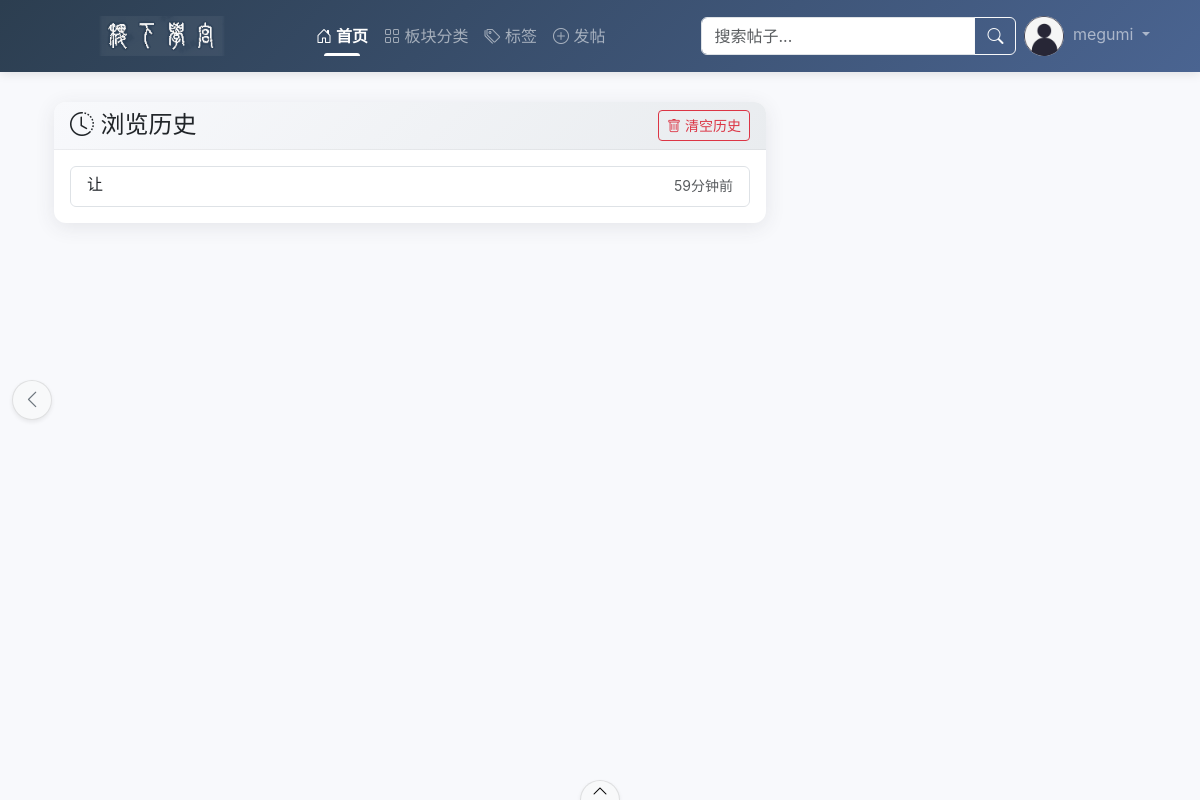
Page /user/megumi/history (signed in) on the committed database.
### app.py (models this page shows, shortened)
class UserModel(UserMixin, db.Model):
    id = db.Column(db.Integer, primary_key=True)
    username = db.Column(db.String(20), unique=True, nullable=False)
    email = db.Column(db.String(120), unique=True, nullable=False)
    phone = db.Column(db.String(20), nullable=True)
    password_hash = db.Column(db.String(128), nullable=False)
    avatar = db.Column(db.String(100), default='/static/images/default_avatar.jpg')
    bio = db.Column(db.Text)
    created_at = db.Column(db.DateTime, default=utc_time)
    last_seen = db.Column(db.DateTime, default=utc_time)
    histories = db.relationship('HistoryModel', backref='user', lazy='dynamic')
    post_count = db.Column(db.Integer, default=0)
    post_likes_received = db.Column(db.Integer, default=0)
    comment_likes_received = db.Column(db.Integer, default=0)
    faction = db.Column(db.String(10))  # 'pro' or 'anti'
    score = db.Column(db.Float, default=1.0)  # 用户分数，初始为1分

class HistoryModel(db.Model):
    id = db.Column(db.Integer, primary_key=True)
    user_id = db.Column(db.Integer, db.ForeignKey('user_model.id'), nullable=False)
    url = db.Column(db.String(255), nullable=False)
    title = db.Column(db.String(100), nullable=False)
    visited_at = db.Column(db.DateTime, default=utc_time)

### app.py (the view)
@app.route('/user/<username>/history')
@login_required
def user_history(username):
    if current_user.username != username:
        flash('无权查看其他用户历史')
        return redirect(url_for('user', username=username))
    history = current_user.histories.order_by(HistoryModel.visited_at.desc()).all()
    return render_template('user/history.html',
                         title=f"{username}的浏览历史",
                         history=history)

### app.py (called while the page is built, shortened)
def utc_time():
    return datetime.now(timezone.utc)

def format_time(dt):
    if dt.tzinfo is None:
        dt = dt.replace(tzinfo=timezone.utc)
    now = utc_time()
    diff = now - dt
    if diff.days > 365:
        return f"{diff.days // 365}年前"
    elif diff.days > 30:
        return f"{diff.days // 30}个月前"
    elif diff.days > 0:
        return f"{diff.days}天前"
    elif diff.seconds > 3600:
        return f"{diff.seconds // 3600}小时前"
    elif diff.seconds > 60:
        return f"{diff.seconds // 60}分钟前"
    else:
        return "刚刚"

@login_manager.user_loader
def load_user(user_id):
    return db.session.get(UserModel, int(user_id))

@app.before_request
def before_request():
    if current_user.is_authenticated:
        current_user.last_seen = utc_time()
        db.session.commit()

def get_hot_tags_with_count(limit=10):
    one_month_ago = utc_time() - timedelta(days=30)
    hot_posts = PostModel.query.filter(PostModel.created_at >= one_month_ago).all()
    tag_counts = {}
    for post in hot_posts:
        if post.tags:
            tags = [tag.strip() for tag in post.tags.split(',')]
            for tag in tags:
                if tag:
                    tag_counts[tag] = tag_counts.get(tag, 0) + 1
    sorted_tags = sorted(tag_counts.items(), key=lambda x: x[1], reverse=True)[:limit]
    return sorted_tags

@app.context_processor
def inject_user():
    latest_posts = PostModel.query.order_by(PostModel.created_at.desc()).limit(5).all()
    hot_tags_with_count = get_hot_tags_with_count()
    return dict(
        current_user=current_user,
        naturaltime=format_time,
        latest_posts=latest_posts,
        hot_tags_with_count=hot_tags_with_count,
        hot_tags=[tag[0] for tag in hot_tags_with_count]  # 保持向后兼容
    )

### templates/user/history.html (shortened to what this page needs)
{% extends "base.html" %}
{% block content %}
<div class="container">
    <div class="row">
        <div class="col-lg-12">
            <div class="card forum-card">
                <div class="card-header bg-white d-flex justify-content-between align-items-center">
                    <h4 class="m-0"><i class="bi bi-clock-history"></i> 浏览历史</h4>
                    <button id="clear-history" class="btn btn-sm btn-outline-danger">
                        <i class="bi bi-trash"></i> 清空历史
                    </button>
                </div>
                <div class="card-body">
                    {% if history %}
                        <div class="list-group">
                            {% for item in history %}
                            <a href="{{ item.url }}" class="list-group-item list-group-item-action">
                                <div class="d-flex justify-content-between">
                                    <h6 class="mb-1">{{ item.title }}</h6>
                                    <small class="text-muted">{{ item.visited_at|naturaltime }}</small>
                                </div>
                            </a>
                            {% endfor %}
                        </div>
                    {% else %}
                        <div class="text-center py-5">
                            <i class="bi bi-clock-history" style="font-size: 3rem; color: #ccc;"></i>
                            <p class="mt-3 text-muted">暂无浏览历史</p>
                        </div>
                    {% endif %}
                </div>
            </div>
        </div>
    </div>
</div>
{% endblock %}

### templates/base.html (shortened to what this page needs)
<!DOCTYPE html>
<html lang="zh-CN">
<head>
    <link href="https://cdn.jsdelivr.net/npm/bootstrap@5.3.0-alpha1/dist/css/bootstrap.min.css" rel="stylesheet">
    <link rel="stylesheet" href="https://cdn.jsdelivr.net/npm/bootstrap-icons@1.10.3/font/bootstrap-icons.css">
</head>
<body>
    <nav class="navbar navbar-expand-lg navbar-dark bg-dark sticky-top">
        <div class="container">
            <a class="navbar-brand" href="/">
                <img src="{{ url_for('static', filename='images/seal_script_logo.png') }}" alt="稷下学宫 Logo" style="height: 40px;">
            </a>
            <div class="collapse navbar-collapse" id="navbarNav">
                <ul class="navbar-nav me-auto">
                    <li class="nav-item">
                        <a class="nav-link active" href="/"><i class="bi bi-house-door"></i> 首页</a>
                    </li>
                    <li class="nav-item">
                        <a class="nav-link" href="/categories"><i class="bi bi-grid"></i> 板块分类</a>
                    </li>
                    <li class="nav-item">
                        <a class="nav-link" href="{{ url_for('tags') }}"><i class="bi bi-tags"></i> 标签</a>
                    </li>
                    {% if current_user.is_authenticated %}
                    <li class="nav-item">
                        <a class="nav-link" href="{{ url_for('new_post') }}"><i class="bi bi-plus-circle"></i> 发帖</a>
                    </li>
                    {% endif %}
                </ul>
                <form class="d-flex" action="{{ url_for('search') }}" method="GET">
                    <div class="input-group">
                        <input type="search" class="form-control" placeholder="搜索帖子..."
                               aria-label="Search" name="q" required>
                        <button class="btn btn-outline-light" type="submit">
                            <i class="bi bi-search"></i>
                        </button>
                    </div>
                </form>
                <ul class="navbar-nav">
                    {% if current_user.is_authenticated %}
                    <li class="nav-item dropdown">
                        <a class="nav-link dropdown-toggle" href="/user/{{ current_user.username }}" id="userDropdown" role="button" data-bs-toggle="dropdown">
                            <img src="{{ current_user.avatar or '/static/images/avatars/default.jpg' }}" class="user-avatar me-1">
                            {{ current_user.username }}
                        </a>
                    </li>
                    {% endif %}
                </ul>
            </div>
        </div>
    </nav>
    <div class="container main-container">
        <div class="row">
            <div class="col-lg-8" id="mainContent">
                {% block content %}{% endblock %}
            </div>
            <div class="position-fixed top-50 end-0 translate-middle-y" style="z-index: 1030; right: 0px;">
                <button class="btn btn-light shadow-sm sidebar-toggle-btn rounded-circle d-flex align-items-center justify-content-center" type="button" style="width: 40px; height: 40px; padding: 0;">
                    <i class="bi bi-chevron-left sidebar-toggle-icon"></i>
                </button>
            </div>
            <div class="col-lg-4" id="sidebarCollapse">
                        </div>
                    </div>
                </div>
    <div class="fixed-bottom text-center">
        <button class="btn btn-light shadow-sm footer-toggle-btn" type="button" data-bs-toggle="collapse" data-bs-target="#footerCollapse" aria-expanded="false" aria-controls="footerCollapse">
            <i class="bi bi-chevron-up footer-toggle-icon"></i>
        </button>
    </div>
</body>
</html>

### templates/base.html (style rules this page uses)
:root { --primary-color: #4e73df; --secondary-color: #6f42c1; --light-bg: #f8f9fc; --dark-text: #5a5c69; }
body { background-color: var(--light-bg); font-family: 'Nunito', -apple-system, BlinkMacSystemFont, 'Segoe UI', Roboto, sans-serif; display: flex; flex-direction: column; min-height: 100vh; }
.navbar-brand img { height: 40px; margin-right: 10px; }
.main-container { margin-top: 30px; margin-bottom: 30px; flex-grow: 1; }
.forum-card { border-radius: 12px; box-shadow: 0 4px 20px rgba(58, 59, 69, 0.1); margin-bottom: 25px; transition: all 0.3s ease; border: none; overflow: hidden; }
.card-header { background: linear-gradient(135deg, #f8f9fc, #e9ecef); border-bottom: 1px solid rgba(0,0,0,0.05); color: #212529; }
.user-avatar { width: 40px; height: 40px; border-radius: 50%; object-fit: cover; }
.navbar { background: linear-gradient(135deg, #2c3e50, #4a6491); box-shadow: 0 2px 10px rgba(0, 0, 0, 0.1); }
.navbar-brand img { transition: transform 0.3s; }
.nav-link { position: relative; padding: 0.5rem 1rem; transition: all 0.3s; }
.nav-link.active { font-weight: 600; }
.nav-link.active::after { content: ''; position: absolute; bottom: 0; left: 1rem; right: 1rem; height: 3px; background: white; border-radius: 3px 3px 0 0; }
.sidebar-toggle-btn { width: 40px; height: 40px; padding: 0; transition: all 0.3s ease; border: 1px solid rgba(0,0,0,0.1); background-color: #f8f9fa !important; cursor: pointer; }
.sidebar-toggle-icon { font-size: 1.2rem; transition: transform 0.3s ease; color: #6c757d; }
#sidebarCollapse { transition: all 0.3s ease; }
.footer-toggle-btn { width: 40px; height: 20px; border-radius: 20px 20px 0 0; padding: 0; margin-bottom: -1px; transition: all 0.3s ease; border: 1px solid rgba(0,0,0,0.1); border-bottom: none; background-color: #f8f9fa !important; }
.footer-toggle-icon { font-size: 1rem; transition: transform 0.3s ease; position: relative; top: -2px; }

### rows in the picture
UserModel: avatar (placeholder picture), username "megumi"
HistoryModel: title "让", visited_at "59分钟前"
